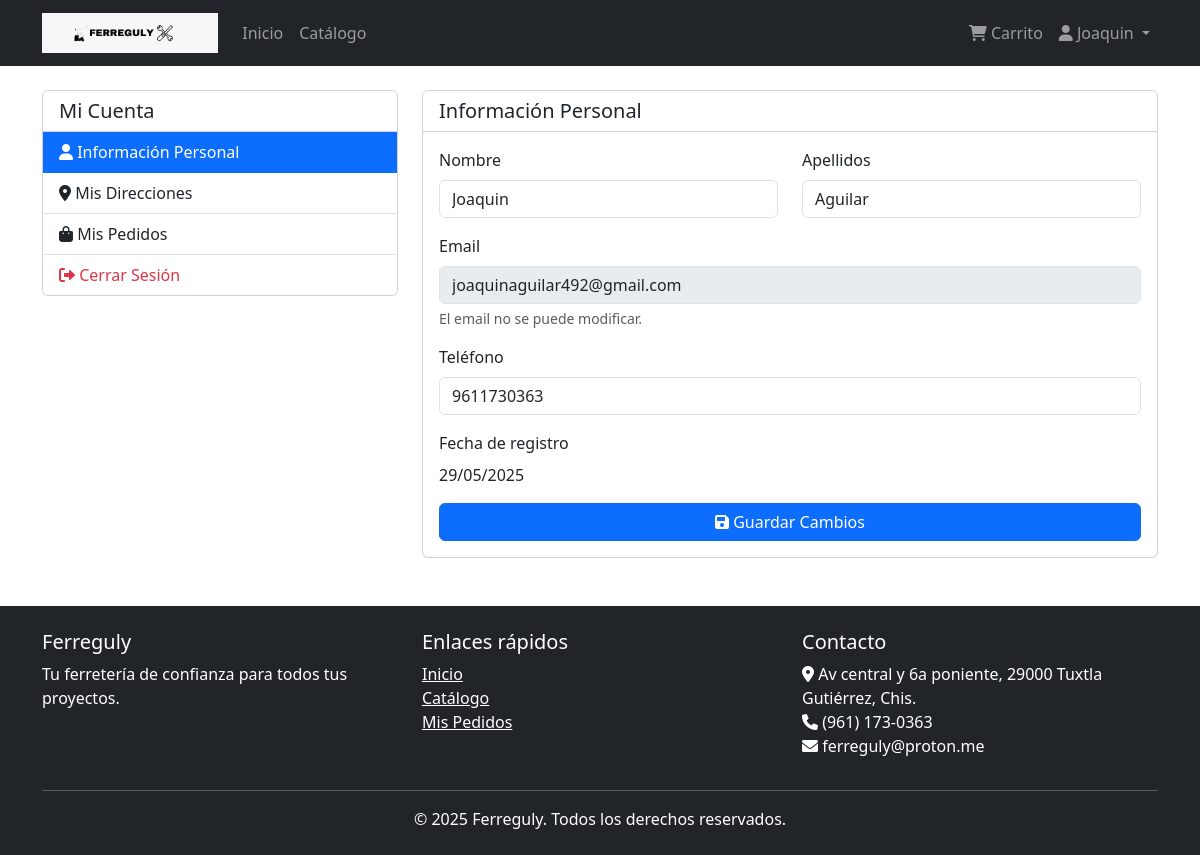
The page /usuarios/perfil/ (signed in) on the database its author committed.
### usuarios/models.py (models this page shows, shortened)
class Usuario(AbstractBaseUser, PermissionsMixin):
    id_usuario = models.AutoField(primary_key=True)
    nombre = models.CharField(max_length=35)
    apellidos = models.CharField(max_length=50)
    email = models.EmailField(max_length=45, unique=True)
    telefono = models.CharField(max_length=10, null=True, blank=True)
    tipo_usuario = models.CharField(
        max_length=15,
        choices=[('cliente', 'Cliente'), ('administrador', 'Administrador')],
        default='cliente'
    )
    fecha_registro = models.DateTimeField(default=timezone.now)
    activo = models.BooleanField(default=True)
    is_staff = models.BooleanField(default=False)
    is_active = models.BooleanField(default=True)
    USERNAME_FIELD = 'email'
    REQUIRED_FIELDS = ['nombre', 'apellidos']
    objects = UsuarioManager()
    class Meta:
        db_table = 'usuario'
        verbose_name = 'Usuario'
        verbose_name_plural = 'Usuarios'

### usuarios/views.py (the view, shortened to what this page needs)
# urls.py: path('perfil/', views.PerfilUsuarioView.as_view(), name='perfil'),
class PerfilUsuarioView(LoginRequiredMixin, UpdateView):
    model = Usuario
    form_class = UsuarioUpdateForm
    template_name = 'usuarios/perfil.html'
    success_url = reverse_lazy('perfil')
    def get_object(self):
        return self.request.user

### usuarios/forms.py
class UsuarioUpdateForm(forms.ModelForm):
    class Meta:
        model = Usuario
        fields = ('nombre', 'apellidos', 'telefono')
    def __init__(self, *args, **kwargs):
        super().__init__(*args, **kwargs)
        for field in self.fields:
            self.fields[field].widget.attrs.update({'class': 'form-control'})

### templates/usuarios/perfil.html (shortened to what this page needs)
{% extends 'base.html' %}
{% block content %}
<div class="row">
    <div class="col-md-4 mb-4">
        <div class="card">
            <div class="card-header bg-white">
                <h5 class="mb-0">Mi Cuenta</h5>
            </div>
            <div class="list-group list-group-flush">
                <a href="{% url 'perfil' %}" class="list-group-item list-group-item-action active">
                    <i class="fas fa-user"></i> Información Personal
                </a>
                <a href="{% url 'direcciones_lista' %}" class="list-group-item list-group-item-action">
                    <i class="fas fa-map-marker-alt"></i> Mis Direcciones
                </a>
                <a href="{% url 'pedidos_lista' %}" class="list-group-item list-group-item-action">
                    <i class="fas fa-shopping-bag"></i> Mis Pedidos
                </a>
                <a href="{% url 'logout' %}" class="list-group-item list-group-item-action text-danger">
                    <i class="fas fa-sign-out-alt"></i> Cerrar Sesión
                </a>
            </div>
        </div>
    </div>
    <div class="col-md-8">
        <div class="card">
            <div class="card-header bg-white">
                <h5 class="mb-0">Información Personal</h5>
            </div>
            <div class="card-body">
                <form method="post">
                    <div class="row mb-3">
                        <div class="col-md-6">
                            <label for="{{ form.nombre.id_for_label }}" class="form-label">Nombre</label>
                            {{ form.nombre }}
                        </div>
                        <div class="col-md-6">
                            <label for="{{ form.apellidos.id_for_label }}" class="form-label">Apellidos</label>
                            {{ form.apellidos }}
                        </div>
                    </div>
                    <div class="mb-3">
                        <label for="email" class="form-label">Email</label>
                        <input type="email" class="form-control" id="email" value="{{ user.email }}" disabled>
                        <div class="form-text">El email no se puede modificar.</div>
                    </div>
                    <div class="mb-3">
                        <label for="{{ form.telefono.id_for_label }}" class="form-label">Teléfono</label>
                        {{ form.telefono }}
                    </div>
                    <div class="mb-3">
                        <label class="form-label">Fecha de registro</label>
                        <p class="form-control-static">{{ user.fecha_registro|date:"d/m/Y" }}</p>
                    </div>
                    <div class="d-grid gap-2">
                        <button type="submit" class="btn btn-primary">
                            <i class="fas fa-save"></i> Guardar Cambios
                        </button>
                    </div>
                </form>
            </div>
        </div>
    </div>
</div>
{% endblock %}

### templates/base.html (shortened to what this page needs)
{% load static %}
<!DOCTYPE html>
<html lang="es">
<head>
    <link href="https://cdn.jsdelivr.net/npm/bootstrap@5.3.0-alpha1/dist/css/bootstrap.min.css" rel="stylesheet">
    <link rel="stylesheet" href="https://cdnjs.cloudflare.com/ajax/libs/font-awesome/6.0.0/css/all.min.css">
</head>
<body>
    <nav class="navbar navbar-expand-lg navbar-dark bg-dark">
        <div class="container">
            <a class="navbar-brand" href="{% url 'inicio' %}">
                <img src="{% static 'img/ferreguly.jpeg' %}" alt="Ferreguly Logo" style="height: 40px; width: auto;">
            </a>
            <div class="collapse navbar-collapse" id="navbarNav">
                <ul class="navbar-nav me-auto">
                    <li class="nav-item">
                        <a class="nav-link" href="{% url 'inicio' %}">Inicio</a>
                    </li>
                    <li class="nav-item">
                        <a class="nav-link" href="{% url 'catalogo' %}">Catálogo</a>
                    </li>
                </ul>
                <ul class="navbar-nav">
                    {% if user.is_authenticated %}
                        <li class="nav-item">
                            <a class="nav-link" href="{% url 'carrito_lista' %}">
                                <i class="fas fa-shopping-cart"></i> Carrito
                            </a>
                        </li>
                        <li class="nav-item dropdown">
                            <a class="nav-link dropdown-toggle" href="#" role="button" data-bs-toggle="dropdown">
                                <i class="fas fa-user"></i> {{ user.nombre }}
                            </a>
                        </li>
                    {% endif %}
                </ul>
            </div>
        </div>
    </nav>
    <main class="container my-4">
        {% block content %}{% endblock %}
    </main>
    <footer class="bg-dark text-white py-4 mt-5">
        <div class="container">
            <div class="row">
                <div class="col-md-4">
                    <h5>Ferreguly</h5>
                    <p>Tu ferretería de confianza para todos tus proyectos.</p>
                </div>
                <div class="col-md-4">
                    <h5>Enlaces rápidos</h5>
                    <ul class="list-unstyled">
                        <li><a href="{% url 'inicio' %}" class="text-white">Inicio</a></li>
                        <li><a href="{% url 'catalogo' %}" class="text-white">Catálogo</a></li>
                        {% if user.is_authenticated %}
                            <li><a href="{% url 'pedidos_lista' %}" class="text-white">Mis Pedidos</a></li>
                        {% else %}
                            <li><a href="{% url 'login' %}" class="text-white">Iniciar Sesión</a></li>
                        {% endif %}
                    </ul>
                </div>
                <div class="col-md-4">
                    <h5>Contacto</h5>
                    <address>
                        <i class="fas fa-map-marker-alt"></i> Av central y 6a poniente, 29000 Tuxtla Gutiérrez, Chis.<br>
                        <i class="fas fa-phone"></i> (961) 173-0363<br>
                        <i class="fas fa-envelope"></i> ferreguly@proton.me
                    </address>
                </div>
            </div>
            <hr>
            <div class="row">
                <div class="col-12 text-center">
                    <p class="mb-0">&copy; {% now "Y" %} Ferreguly. Todos los derechos reservados.</p>
                </div>
            </div>
        </div>
    </footer>
</body>
</html>

### rows shown on the page
Usuario: nombre "Joaquin", apellidos "Aguilar", email "joaquinaguilar492@gmail.com", telefono "9611730363", fecha_registro "29/05/2025"
